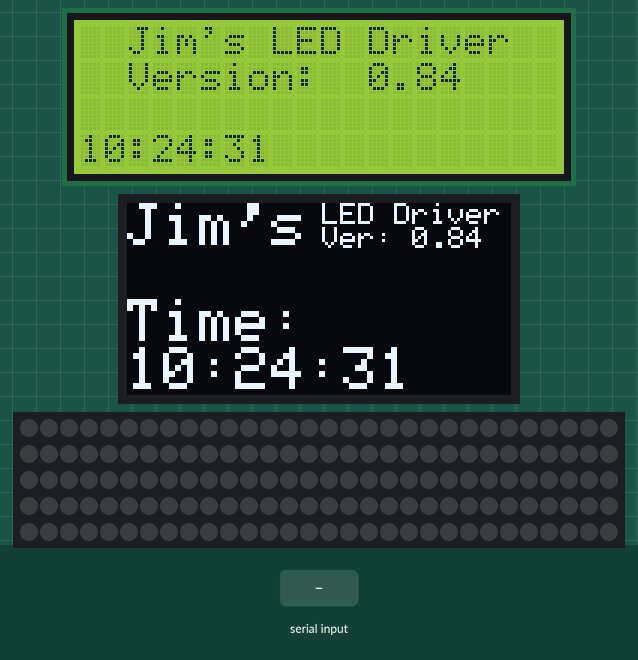
The sketch below on a simulated Arduino Uno, built with avr-gcc and run on an emulated ATmega328P. On the bench: 20×4 character LCD, 128×64 one-colour display, 150 RGB LEDs in strip order, left to right, continuing on the next row. The test bench sets the inputs (shaded band). Dim RGB values are drawn brighter than linear; the local clock reads 2024-03-15 10:24:30 at power-on unless the sketch sets it; what the sketch prints to the serial monitor is not drawn.

Above: at 1.6 s.
1.7 s: "Temp 1:  \n" received over Serial
At 2.9 s:
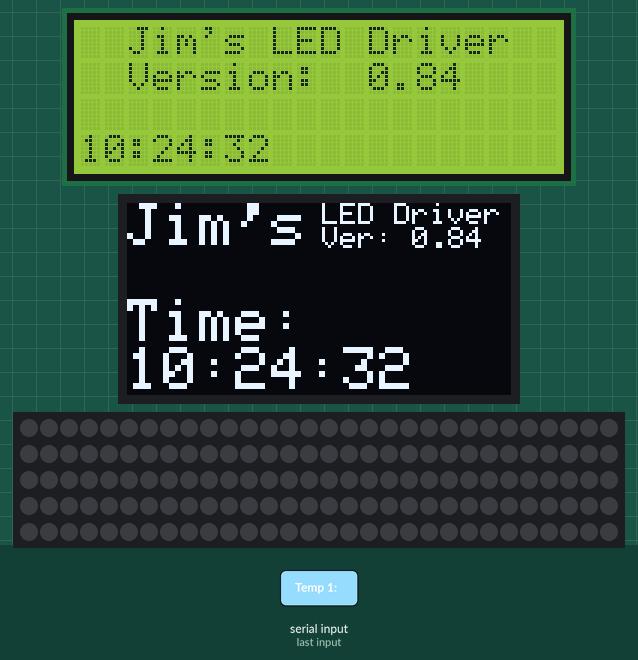
4.7 s: byte 255 (255) received over Serial
At 6.0 s:
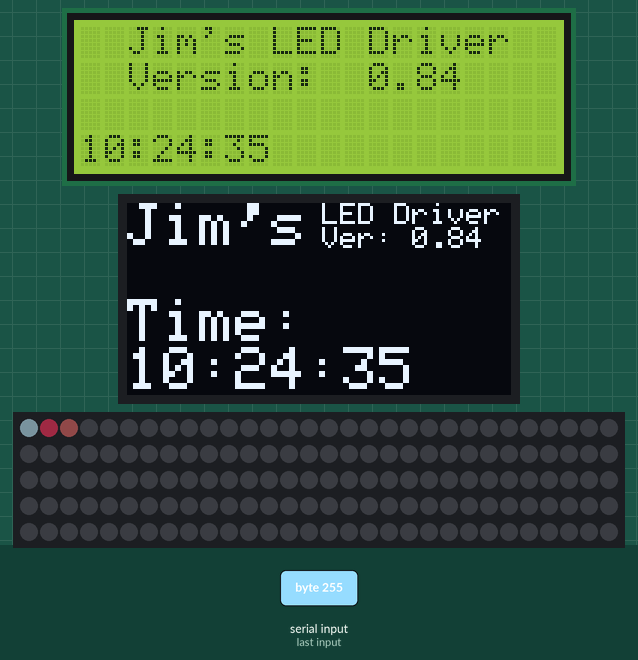
Timing chart, 0 to 7.7 s (numbered marks = the images above; inputs shaded):
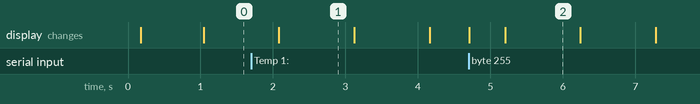

The sketch:

Jims_LED_LCD.ino
```cpp
#define USE_OLED
#define USE_LCD
//#define USE_DS18B20
#define USE_LEDS
//#define USE_SERVO
#define USE_DS1307   // RTC

#define VERSION 0.84

#ifdef USE_DS1307
  #include<Wire.h>
  #include<RTClib.h>
  RTC_DS1307 rtc;
#endif

#ifdef USE_SERVO
#include <Servo.h>
Servo HS55;
#endif

#ifdef USE_OLED
#include <Wire.h>
#include <SPI.h>
#include <Adafruit_GFX.h>
#include <Adafruit_SSD1306.h>
// For OLED
#define OLED_RESET 4
Adafruit_SSD1306 display(OLED_RESET);
#endif

#ifdef USE_LEDS
#include <FastLED.h>
// For LED
#define PIN 6
#define LED_COUNT 150
struct CRGB leds[LED_COUNT];
#endif

#ifdef USE_LCD
#include <Wire.h>
#include <LCD.h>
#include <LiquidCrystal_I2C.h>
// For LCD
LiquidCrystal_I2C lcd(0x3F, 2, 1, 0, 4, 5, 6 ,7);
#endif

#ifdef USE_DS18B20
#include <OneWire.h>
#include <DallasTemperature.h>
// Temperature
// Data wire is plugged into port 2 on the Arduino
#define ONE_WIRE_BUS 2
#define TEMPERATURE_PRECISION 9
OneWire oneWire(ONE_WIRE_BUS);
DallasTemperature sensors(&oneWire);
#endif

#include "Arduino.h"       // for delayMicroseconds, digitalPinToBitMask, etc

long last_time;
bool Overflow = false;
int MaxFifo = 0; // Hold the largest Fifo Size

//------------------------------------------------------------------------------------------------------
//                                        SETUP
//------------------------------------------------------------------------------------------------------
void setup()
{
  // Serial
  last_time = 0;
  Serial.begin(115200);

#ifdef USE_DS1307
  Wire.begin();
  rtc.begin();
  if (! rtc.isrunning()) {
    Serial.println("RTC is NOT running!");
    rtc.adjust(DateTime(F(__DATE__), F(__TIME__)));
  }
  DateTime now = rtc.now();
#endif

#ifdef USE_SERVO
  HS55.attach(9);
  HS55.write(90);
#endif

#ifdef USE_DS18B20
  // For DS18B20
  sensors.begin();
  sensors.setWaitForConversion(false);
#endif

#ifdef USE_LCD
 // LCD Text
  lcd.begin (20,4,LCD_5x8DOTS);
  lcd.setBacklightPin(3, POSITIVE);
  lcd.setBacklight(HIGH);
  lcd.home();
  lcd.print("  Jim's LED Driver");
  lcd.setCursor(0,1);
  lcd.print("  Version:  ");
  lcd.print(VERSION);
  lcd.setCursor(0,0);
  #ifdef USE_DS1307
    lcd.setCursor(0,3);
    lcd.print(now.hour());
    lcd.print(":");
    lcd.print(now.minute());
    lcd.print(":");
    lcd.print(now.second());
  #endif
#endif

#ifdef USE_OLED
//  OLED Graphic
  display.begin(SSD1306_SWITCHCAPVCC, 0x3C);  // initialize with the I2C addr 0x3D (for the 128x64)
  display.setTextColor(WHITE,BLACK);
  display.clearDisplay();
  display.setCursor(0,0);
  display.setTextSize(2);
  display.println("Jim's");
  display.setCursor(65,0);
  display.setTextSize(1);
  display.print("LED Driver");
  display.setCursor(65,8);
  display.print("Ver: ");
  display.println(VERSION);
  display.display();
#endif

#ifdef USE_LEDS
  // LEDS
  LEDS.addLeds<WS2812B, PIN, GRB>(leds, LED_COUNT);
  LEDS.showColor(CRGB(0, 0, 0));
  LEDS.setBrightness(70); // Limit max current draw to 1A
  LEDS.show();
#endif
}

//------------------------------------------------------------------------------------------------------

// Send the Ready Signal
void SignalReady() {
  last_time = millis();
  Serial.write('R');
  Serial.write(MaxFifo);
}

// Read from the Serial port and display on LED strip
int pixelIndex;
int colorIndex;
uint8_t col[3];
bool LookForMode;
uint8_t Mode = 0;

//------------------------------------------------------------------------------------------------------

void UpdateMode(uint8_t m) {
  if (m != Mode) {
    Mode = m;
    if (Mode == 100) {
//      lcd.clear();
//      lcd.print("GoodBye....");
/*
      display.clearDisplay();
      display.setTextSize(2);
      display.setCursor(0,0);
      display.print("Goodbye...");
      display.display();
*/
    } else {
//      lcd.setCursor(0,3);
//      lcd.print("Mode :    ");
//      lcd.setCursor(7, 3);
//      lcd.print(Mode);
//      delay(5);

//      display.setCursor(90,35);
//      display.print(Mode);
//      display.display();
    }
  }
}

// Check Serial Port Fifo Size
void UpdateMaxFifo() {
  int fifocnt = Serial.available();
  // Check if the incomming fifo is full, if so we may have overflowed, can't find a real way
  // to tell so this will have to do
  if (fifocnt == 63) {
    Overflow = true;
    Serial.write('S');
    MaxFifo = 0;
//    display.setCursor(90,35);
//    display.print("Ovr");
//    display.display();
  }

  if (fifocnt > MaxFifo) {
    MaxFifo = fifocnt;
//    display.setTextSize(1);
//    display.setCursor(0,16);
//    display.print("Fifo: ");
//    display.print(MaxFifo);
//    display.display();
//    display.setTextSize(3);

//    lcd.setCursor(0,2);
//    lcd.print("Fifo : ");
//    lcd.print(MaxFifo);
  }
}

//------------------------------------------------------------------------------------------------------

void DoRead() {
  UpdateMaxFifo();
  uint8_t c = Serial.read();
  if (LookForMode == true) {
    LookForMode = false;
    UpdateMode(c);
  } else {
    if (c == 255) {
      colorIndex = 0;
      pixelIndex = 0;
      LookForMode = true;
      if (Overflow == false) {
#ifdef USE_LEDS
        LEDS.show();
        delay(5);
#endif
        SignalReady();
      } else {
        Overflow = false;
      }
      Overflow = false;
    } else {
      col[colorIndex++] = c;
      if (colorIndex == 3) {
        colorIndex = 0;
#ifdef USE_LEDS
        leds[pixelIndex] = CRGB(col[0], col[1], col[2]);
        pixelIndex++;
        if (pixelIndex >= LED_COUNT) {  // All values after read keep updating the last LED
          pixelIndex = LED_COUNT - 1;
        }
#endif
      } // index 3
    } // Color Pixel
  } // LookForMode
}

//------------------------------------------------------------------------------------------------------

#ifdef USE_DS18B20
void UpdateTemp() {
  float temp0 = sensors.getTempFByIndex(0);
  float temp1 = sensors.getTempFByIndex(1);
#ifdef USE_SERVO
  HS55.write(temp0);
#endif

#ifdef USE_LCD
  lcd.setCursor(0,2);
  lcd.print("Temp 1:  ");
  lcd.print(temp0);
  lcd.setCursor(0,3);
  lcd.print("Temp 2:  ");
  lcd.print(temp1);
#endif
}
#endif

void UpdateClock() {
#ifdef USE_DS1307
  DateTime now = rtc.now();
  #ifdef USE_LCD
    lcd.setCursor(0,3);
    lcd.print(now.hour());
    lcd.print(":");
    lcd.print(now.minute());
    lcd.print(":");
    lcd.print(now.second());
  #endif
  #ifdef USE_OLED
    display.setTextSize(2);
    display.setCursor(0,32);
    display.println("Time: ");
    display.print(now.hour());
    display.print(":");
    display.print(now.minute());
    display.print(":");
    display.print(now.second());
    display.display();
  #endif
#endif
}

//------------------------------------------------------------------------------------------------------
//                                        LOOP
//------------------------------------------------------------------------------------------------------
long last_temp = 0;
long last_clk = 0;

// Do Nothing, Everything in Events
void loop() {
#ifdef USE_DS1307
  if ((millis() - last_clk) > 1000) {
    UpdateClock();
    last_clk = millis();
  }
#endif

#ifdef USE_DS18B20
    // Update Temp
  if ((millis() - last_temp) > 1000) {
    UpdateTemp();
    sensors.requestTemperaturesByIndex(0); // Send the command to get temperature
    sensors.requestTemperaturesByIndex(1); // Send the command to get temperature
    last_temp = millis();
  }
#endif

  if ((millis() - last_time) > 1000) {
    SignalReady();
  }
  if (Serial.available()) {
    DoRead();
  }
}
```

Measured:
- what the display in image 1 shows lasts 1.0 s, from 2.1 s to 3.1 s
